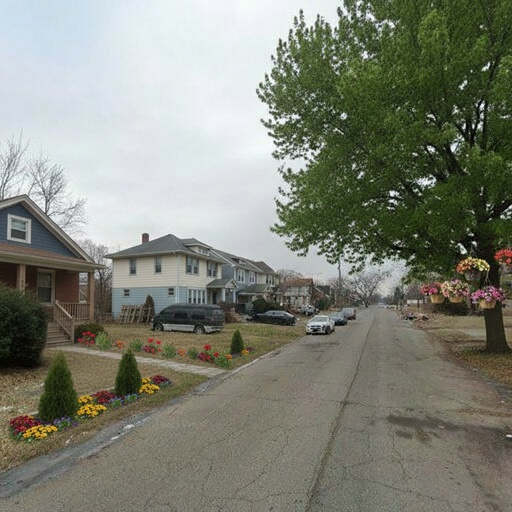
#> input picture blind/study1/p01_A.jpg, 512 x 512 px; its folder holds 3 pictures in this run
$ python make_pair_images.py
#> lines starting #> are read from the running program, lines starting #| are printed output that depends on the picture
"""Combine each blinded pair into one labelled side-by-side image.

Run from the root of the comparison-survey repo after make_blind_images.py:

    python make_pair_images.py                 # every pair in blind/study*/
    python make_pair_images.py blind/study1/p01 out.jpg   # one pair, custom output

For every blind/<study>/pNN_A.jpg + pNN_B.jpg it writes blind_AB/<study>/pNN_AB.jpg,
with "Image A" over the left image and "Image B" over the right one.
"""
import sys
from pathlib import Path

import matplotlib

matplotlib.use("Agg")
import matplotlib.pyplot as plt
from PIL import Image

DPI = 100


def make_pair(prefix: Path, out: Path) -> None:
    a = Image.open(f"{prefix}_A.jpg").convert("RGB")
#> a is the input picture: PIL image 512x512 RGB; mean R, G, B 127.8, 130.7, 118.5
    b = Image.open(f"{prefix}_B.jpg").convert("RGB")
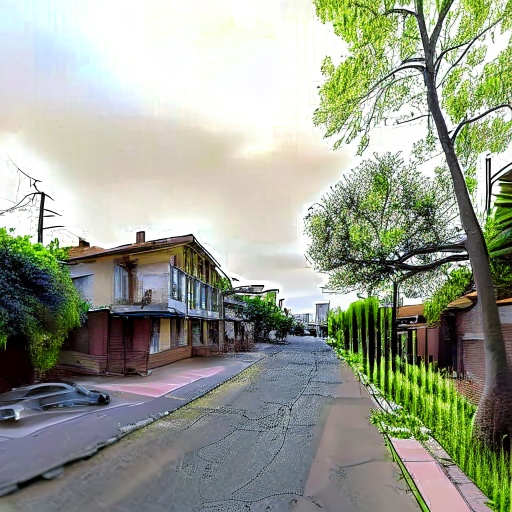
#> input picture blind/study1/p01_B.jpg, 512 x 512 px
#> b is the input picture: PIL image 512x512 RGB; mean R, G, B 154.1, 159.4, 144.6
    w, h = a.size
#> w = 512; h = 512
    # Figure sized so each panel is shown at its native resolution, plus room for the labels.
    fig, axes = plt.subplots(1, 2, figsize=(2 * w / DPI + 0.6, h / DPI + 0.8), dpi=DPI)
    for ax, img, label in zip(axes, (a, b), ("Image A", "Image B")):
        ax.imshow(img)
        ax.set_title(label, fontsize=22, fontweight="bold", pad=10)
        ax.set_xticks([])
        ax.set_yticks([])
        for spine in ax.spines.values():
            spine.set_linewidth(1.5)
#> this loop made 2 passes
#> label on passes 1 to 2: 'Image A', 'Image B'
    fig.subplots_adjust(left=0.01, right=0.99, bottom=0.01, top=0.88, wspace=0.04)
    out.parent.mkdir(parents=True, exist_ok=True)
    fig.savefig(out, dpi=DPI, pil_kwargs={"quality": 95}, facecolor="white")
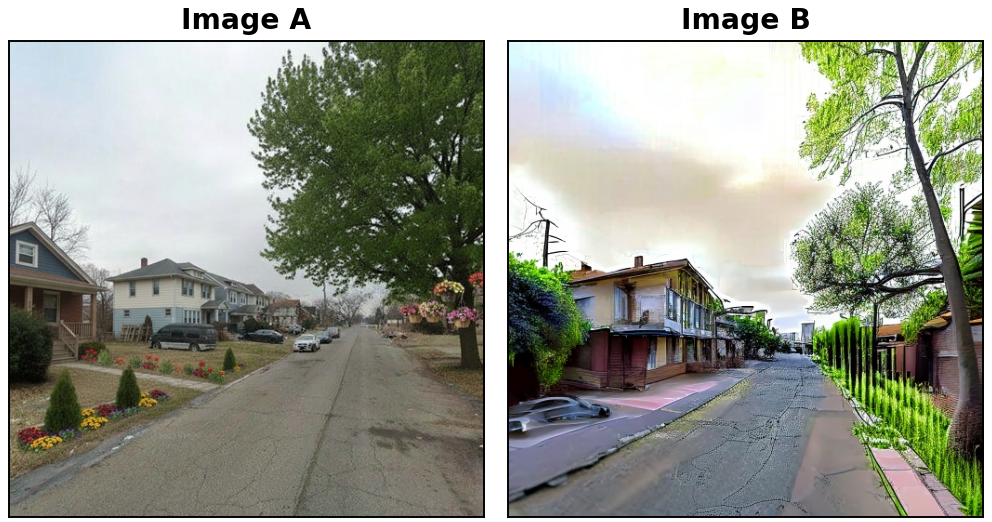
#> figure drawn by matplotlib, 2 panels
    plt.close(fig)


def main() -> None:
    if len(sys.argv) == 3:
        make_pair(Path(sys.argv[1]), Path(sys.argv[2]))
        return
    for a_path in sorted(Path("blind").glob("study*/p*_A.jpg")):
        prefix = a_path.with_name(a_path.name[: -len("_A.jpg")])
        out = Path("blind_AB") / prefix.parent.name / f"{prefix.name}_AB.jpg"
        make_pair(prefix, out)
        print(out)


if __name__ == "__main__":
    main()
